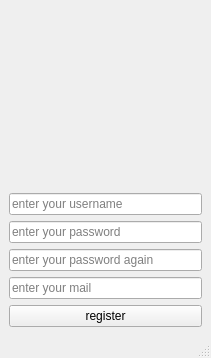
<?xml version="1.0" encoding="UTF-8"?>
<ui version="4.0">
 <class>MainWindow</class>
 <widget class="QMainWindow" name="MainWindow">
  <property name="geometry">
   <rect>
    <x>0</x>
    <y>0</y>
    <width>211</width>
    <height>358</height>
   </rect>
  </property>
  <property name="windowTitle">
   <string>MainWindow</string>
  </property>
  <widget class="QWidget" name="centralwidget">
   <layout class="QVBoxLayout" name="verticalLayout">
    <item>
     <widget class="QLabel" name="label">
      <property name="styleSheet">
       <string notr="true">image: url(img/register.png);</string>
      </property>
      <property name="text">
       <string/>
      </property>
     </widget>
    </item>
    <item>
     <widget class="QLineEdit" name="usernameLineEdit">
      <property name="placeholderText">
       <string>enter your username</string>
      </property>
     </widget>
    </item>
    <item>
     <widget class="QLineEdit" name="password1LineEdit">
      <property name="placeholderText">
       <string>enter your password</string>
      </property>
     </widget>
    </item>
    <item>
     <widget class="QLineEdit" name="password2LineEdit">
      <property name="placeholderText">
       <string>enter your password again</string>
      </property>
     </widget>
    </item>
    <item>
     <widget class="QLineEdit" name="emailLineEdit">
      <property name="placeholderText">
       <string>enter your mail</string>
      </property>
     </widget>
    </item>
    <item>
     <widget class="QPushButton" name="registerButton">
      <property name="text">
       <string>register</string>
      </property>
     </widget>
    </item>
   </layout>
  </widget>
  <widget class="QMenuBar" name="menubar">
   <property name="geometry">
    <rect>
     <x>0</x>
     <y>0</y>
     <width>211</width>
     <height>21</height>
    </rect>
   </property>
  </widget>
  <widget class="QStatusBar" name="statusbar"/>
 </widget>
 <resources>
  <include location="temp.qrc"/>
 </resources>
 <connections/>
</ui>
